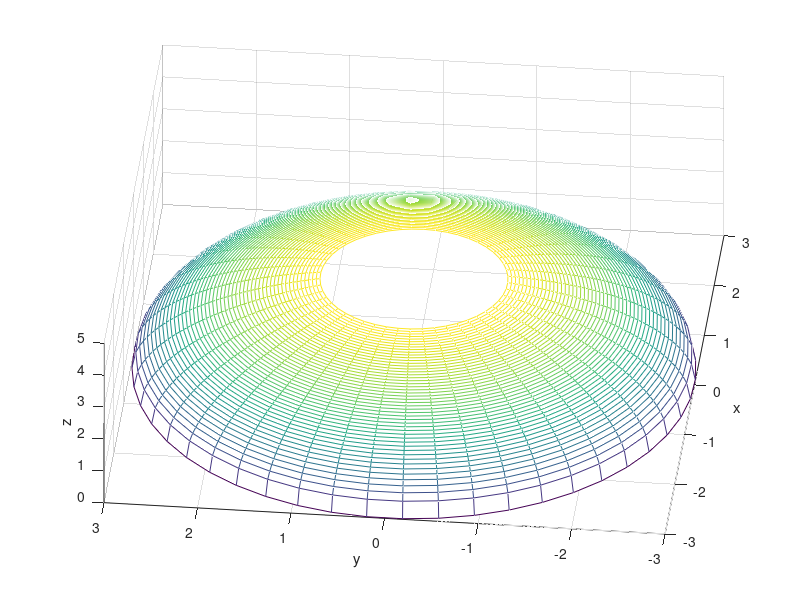

This figure's MATLAB source:
clf;
clc;
clear all;
phi = linspace(0,2*pi,50);
r = linspace(1,3,50);
[r p] = meshgrid(r,phi);
x = r.*cos(p);
y = r.*sin(p);
z = sqrt(9.0001 - x.^2 - y.^2);
mesh(x,y,z);
phi = linspace(0,2*pi,50);
z1 = linspace(4,5,50);
[z1 p1] = meshgrid(z1,phi);
x1 = cos(p1);
y1 = sin(p1);
%mesh(x1,y1,z1);
hold on
grid on
view(-84,62);
rotate3d on
axis([-3 3 -3 3 0 5]);
xlabel('x');
ylabel('y');
zlabel('z');